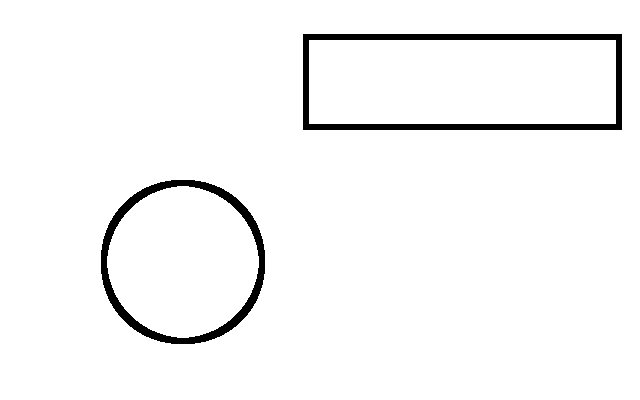
//> input picture 3E_Experiment_of_opencv/ver04/00test_circles/img.png, 640 x 400 px
$ ./main   (built with g++ and OpenCV 4)
//> lines starting //> are read from the running program, lines starting //| are printed output that depends on the picture; after the words box and inside, x2 and y2 are one past the last pixel; in counts of white or black regions, pixels touching at a corner belong together
#include <opencv2/core/core.hpp>
#include <opencv2/highgui/highgui.hpp>
#include <opencv2/imgproc/imgproc.hpp>
#include <iostream>
#include <math.h>

using namespace cv;
using namespace std;

int main(int argc, char** argv)
{
    Mat img, gray;
    img=imread("img.png");
//> img is the input picture: 400 rows x 640 cols, CV_8UC3; 96.6% white; 2 black regions, box (x1, y1, x2, y2) and area: (303, 34, 622, 130) 4836, (101, 180, 265, 344) 3792
	if(img.empty())
		return -1;

    GaussianBlur( img, gray, Size(9, 9), 2, 2 );
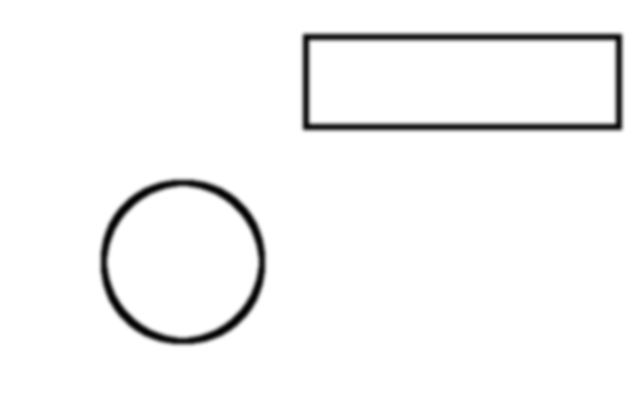
//> gray: 400 rows x 640 cols, CV_8UC3; min 5, max 255, mean 246.4
    cvtColor(gray, gray, CV_BGR2GRAY);
//> gray: 400 rows x 640 cols, CV_8UC1
    vector<Vec3f> circles;
    HoughCircles(gray, circles, CV_HOUGH_GRADIENT,
                 2, gray.rows/2, 200, 100 );
//> circles = 1 circle (x, y, radius): [183, 261, 83.6]
    for( size_t i = 0; i < circles.size(); i++ )
    {
         Point center(cvRound(circles[i][0]), cvRound(circles[i][1]));
         int radius = cvRound(circles[i][2]);
         // 円の中心を描画
         circle( img, center, 3, Scalar(0,255,0), -1, 8, 0 );
         // 円を描画
         circle( img, center, radius, Scalar(0,0,255), 3, 8, 0 );
    }
//> this loop made 1 pass
//> (center, radius) on pass 1: (Point(183, 261), 84)
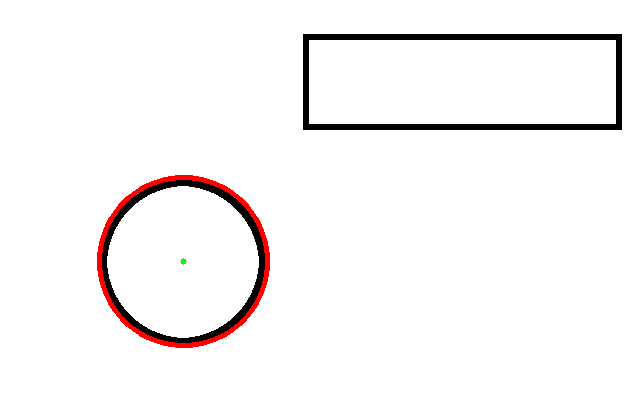
//> img: 400 rows x 640 cols, CV_8UC3; 1.01% of pixels changed, all inside (x1, y1, x2, y2) = (97, 175, 270, 348)
    namedWindow( "circles" );
    imshow( "circles", img );
	waitKey(0);
    return 0;
}
